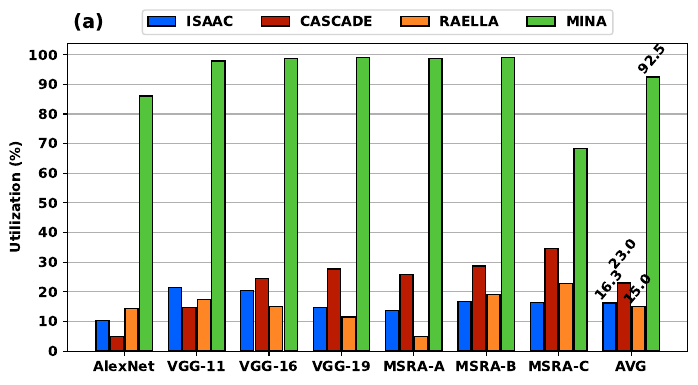

Python code for this plot:
import numpy as np
import pandas as pd
import matplotlib.pyplot as plt
from matplotlib import rcParams

W = 0.1
ALPHA = 50
rcParams['font.weight'] = 'bold'

df_ISAAC = pd.read_csv('../results/ISAAC_TT.csv')
df_CASCADE = pd.read_csv('../results/CASCADE.csv')
df_RAELLA = pd.read_csv('../results2/RAELLA_TT.csv')
df_ResPIM = pd.read_csv('../results/ResPIM.csv')

x = list(df_ISAAC['dnn'])
x_axis = np.arange(len(x))

plt.figure(figsize=(8, 4))
ax = plt.axes()
ax.set_axisbelow(True)
plt.grid(axis='y')

plt.bar(x_axis - 3 * W, df_ISAAC['utilization'], 1.8 * W, label='ISAAC', color='#0060FF', edgecolor='black')
plt.text(len(x) - 1 - 3 * W, 1.05 * df_ISAAC['utilization'][len(x) - 1], round(df_ISAAC['utilization'][len(x) - 1], 1), ha='center', rotation=ALPHA)

plt.bar(x_axis - W, df_CASCADE['real_utilization'], 1.8 * W, label='CASCADE', color='#BA1B01', edgecolor='black')
plt.text(len(x) - 1 - W, 1.2 * df_CASCADE['real_utilization'][len(x) - 1], round(df_CASCADE['real_utilization'][len(x) - 1], 1), ha='center', rotation=ALPHA)

plt.bar(x_axis + W, df_RAELLA['utilization'], 1.8 * W, label='RAELLA', color='#FF8624', edgecolor='black')
plt.text(len(x) - 1 + W, 1.05 * df_RAELLA['utilization'][len(x) - 1], round(df_RAELLA['utilization'][len(x) - 1], 1), ha='center', rotation=ALPHA)

plt.bar(x_axis + 3 * W, df_ResPIM['utilization'], 1.8 * W, label='MINA', color='#53C43C', edgecolor='black')
plt.text(len(x) - 1 + 3 * W, 1.01 * df_ResPIM['utilization'][len(x) - 1], round(df_ResPIM['utilization'][len(x) - 1], 1), ha='center', rotation=ALPHA)

plt.xticks(x_axis, x)
plt.yticks(np.arange(0, 110, 10))
plt.text(-0.7, 109, '(a)', fontsize=14)
plt.ylabel('Utilization (%)', weight='bold')
plt.legend(loc='upper center', bbox_to_anchor=(0.5, 1.13), ncol=4)
plt.savefig('util.pdf', bbox_inches='tight')
plt.show()
